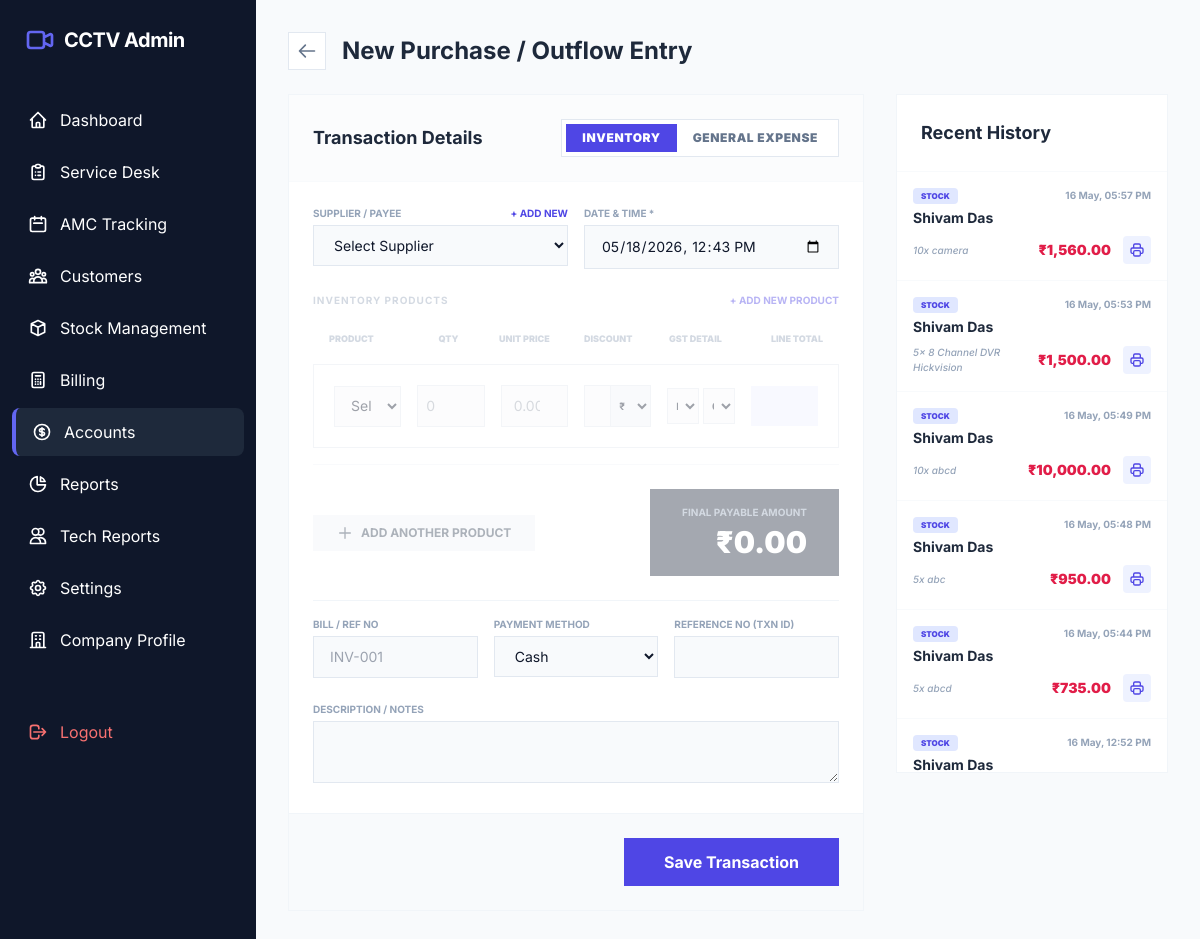
The app's page /admin/accounts/purchases.php (signed in) with its own data.
### tables this page shows
CREATE TABLE `purchases` (
  `id` int(11) NOT NULL,
  `supplier_id` int(11) DEFAULT NULL,
  `payee_name` varchar(150) DEFAULT NULL,
  `category` varchar(100) DEFAULT 'Inventory Purchase',
  `purchase_date` datetime DEFAULT NULL,
  `bill_no` varchar(100) DEFAULT NULL,
  `subtotal` decimal(10,2) DEFAULT 0.00,
  `gst_amount` decimal(10,2) DEFAULT 0.00,
  `total_amount` decimal(10,2) DEFAULT NULL,
  `payment_method` varchar(50) DEFAULT 'Cash',
  `reference_no` varchar(100) DEFAULT NULL,
  `notes` text DEFAULT NULL,
  `is_inventory` tinyint(1) DEFAULT 1,
  `created_at` timestamp NOT NULL DEFAULT current_timestamp(),
  `bank_name` varchar(150) DEFAULT NULL,
  `cheque_no` varchar(50) DEFAULT NULL,
  `cheque_date` date DEFAULT NULL
);

CREATE TABLE `suppliers` (
  `id` int(11) NOT NULL,
  `supplier_name` varchar(150) NOT NULL,
  `phone` varchar(15) DEFAULT NULL,
  `email` varchar(100) DEFAULT NULL,
  `address` text DEFAULT NULL,
  `gst_number` varchar(20) DEFAULT NULL,
  `created_at` timestamp NOT NULL DEFAULT current_timestamp()
);

### admin/accounts/purchases.php (the view, shortened to what this page needs)
<?php
require_once '../../includes/db_connect.php';
$purchases = $pdo->query("SELECT p.*, s.supplier_name,
    (SELECT GROUP_CONCAT(CONCAT(pi.quantity, 'x ', pr.product_name) SEPARATOR ', ')
     FROM purchase_items pi
     JOIN products pr ON pi.product_id = pr.id
     WHERE pi.purchase_id = p.id) as products_summary
FROM purchases p LEFT JOIN suppliers s ON p.supplier_id = s.id ORDER BY p.purchase_date DESC LIMIT 50")->fetchAll();
require_once '../../includes/header.php';
?>
<div class="space-y-6">
    <div class="flex items-center gap-4">
        <a href="index.php" class="p-2 bg-white border border-slate-200 rounded-none text-slate-500 hover:text-indigo-600 transition shadow-none">
            <svg xmlns="http://www.w3.org/2000/svg" class="h-5 w-5" fill="none" viewBox="0 0 24 24" stroke="currentColor"><path stroke-linecap="round" stroke-linejoin="round" stroke-width="2" d="M10 19l-7-7m0 0l7-7m-7 7h18" /></svg>
        </a>
        <h1 class="text-2xl font-bold text-slate-800">New Purchase / Outflow Entry</h1>
    </div>
    <div class="grid grid-cols-1 lg:grid-cols-3 gap-8">
        <div class="lg:col-span-2">
            <form method="POST" class="bg-white rounded-none border border-slate-100 shadow-none overflow-hidden">
                <div class="p-6 border-b border-slate-50 bg-slate-50/50 flex justify-between items-center">
                    <h2 class="text-lg font-bold text-slate-800">Transaction Details</h2>
                    <div class="flex bg-white p-1 rounded-none border border-slate-200">
                        <button type="button" onclick="setType('Inventory')" id="btn-inventory" class="px-4 py-1.5 rounded-none text-xs font-black uppercase tracking-wider transition-all bg-indigo-600 text-white shadow-none">Inventory</button>
                        <button type="button" onclick="setType('General')" id="btn-general" class="px-4 py-1.5 rounded-none text-xs font-black uppercase tracking-wider transition-all text-slate-500">General Expense</button>
                    </div>
                </div>
                <div class="p-6 space-y-6">
                    <div class="grid grid-cols-1 md:grid-cols-2 gap-4">
                        <div id="supplier-group">
                            <div class="flex justify-between items-center mb-1">
                                <label class="block text-[10px] font-bold text-slate-400 uppercase">Supplier / Payee</label>
                                <button type="button" onclick="openSupplierModal()" class="text-[10px] font-bold text-indigo-600 hover:text-indigo-800 uppercase">+ Add New</button>
                            </div>
                            <select id="supplier_id" name="supplier_id" onchange="checkSupplier()" class="w-full bg-slate-50 border border-slate-200 rounded-none px-4 py-2.5 text-sm outline-none focus:ring-2 focus:ring-indigo-500">
                                <option value="">Select Supplier</option>
                            </select>
                        </div>
                        <div>
                            <label class="block text-[10px] font-bold text-slate-400 uppercase mb-1">Date & Time *</label>
                            <input type="datetime-local" name="purchase_date" value="<?php echo date('Y-m-d\TH:i'); ?>" required class="w-full bg-slate-50 border border-slate-200 rounded-none px-4 py-2.5 text-sm outline-none focus:ring-2 focus:ring-indigo-500">
                        </div>
                    </div>
                    <div id="inventory-section" class="space-y-4">
                        <div class="flex justify-between items-center">
                            <label class="block text-[10px] font-bold text-slate-400 uppercase tracking-widest">Inventory Products</label>
                            <button type="button" onclick="openProductModal()" class="text-[10px] font-bold text-indigo-600 hover:text-indigo-800 uppercase">+ Add New Product</button>
                        </div>
                        <div id="items-container" class="space-y-4">
                            <div class="hidden md:grid grid-cols-12 gap-4 px-4 mb-1">
                                <div class="col-span-2"><label class="text-[9px] font-black text-slate-400 uppercase">Product</label></div>
                                <div class="col-span-2 text-center"><label class="text-[9px] font-black text-slate-400 uppercase">Qty</label></div>
                                <div class="col-span-2"><label class="text-[9px] font-black text-slate-400 uppercase">Unit Price</label></div>
                                <div class="col-span-2"><label class="text-[9px] font-black text-slate-400 uppercase">Discount</label></div>
                                <div class="col-span-2"><label class="text-[9px] font-black text-slate-400 uppercase">GST Detail</label></div>
                                <div class="col-span-2 text-right"><label class="text-[9px] font-black text-slate-400 uppercase">Line Total</label></div>
                            </div>
                            <div class="bg-white border border-slate-200 rounded-none p-4 md:p-5 relative purchase-row shadow-none hover:shadow-none transition-shadow">
                                <div class="grid grid-cols-1 md:grid-cols-12 gap-4 items-center">
                                    <div class="md:col-span-2">
                                        <select name="product_id[]" required class="w-full bg-slate-50 border border-slate-200 rounded-none px-3 py-2.5 text-sm focus:ring-2 focus:ring-indigo-500 outline-none transition">
                                            <option value="">Select Product</option>
                                        </select>
                                    </div>
                                    <div class="md:col-span-2">
                                        <input type="number" name="qty[]" placeholder="0" required oninput="calculateRow(this)" class="w-full bg-slate-50 border border-slate-200 rounded-none px-2 py-2.5 text-sm focus:ring-2 focus:ring-indigo-500 outline-none">
                                    </div>
                                    <div class="md:col-span-2">
                                        <input type="number" step="0.01" name="price[]" placeholder="0.00" required oninput="calculateRow(this)" class="w-full bg-slate-50 border border-slate-200 rounded-none px-3 py-2.5 text-sm focus:ring-2 focus:ring-indigo-500 outline-none">
                                    </div>
                                    <div class="md:col-span-2">
                                        <div class="flex">
                                            <input type="number" step="0.01" name="discount_val[]" value="0" oninput="calculateRow(this)" class="w-full bg-slate-50 border border-slate-200 rounded-none px-2 py-2.5 text-sm focus:ring-2 focus:ring-indigo-500 outline-none">
                                            <select name="discount_type[]" onchange="calculateRow(this)" class="bg-slate-100 border border-l-0 border-slate-200 rounded-none px-1 py-2.5 text-[10px] font-bold">
                                                <option value="Fixed">₹</option>
                                            </select>
                                        </div>
                                    </div>
                                    <div class="md:col-span-2">
                                        <div class="flex gap-1">
                                            <select name="gst_type[]" onchange="calculateRow(this)" class="w-1/2 bg-slate-50 border border-slate-200 rounded-none px-1 py-2.5 text-[10px] font-bold">
                                                <option value="Exclusive">Excl</option>
                                            </select>
                                            <select name="gst_slab[]" onchange="calculateRow(this)" class="w-1/2 bg-slate-50 border border-slate-200 rounded-none px-1 py-2.5 text-[10px] font-bold">
                                                <option value="0">0%</option>
                                            </select>
                                        </div>
                                    </div>
                                    <div class="md:col-span-2 relative">
                                        <input type="number" step="0.01" name="row_total[]" oninput="calculateFromTotal(this)" class="w-full bg-indigo-50 border-indigo-100 rounded-none px-3 py-2.5 text-sm font-black text-indigo-600 text-right outline-none focus:ring-2 focus:ring-indigo-500">
                                    </div>
                                </div>
                            </div>
                        </div>
                        <div class="flex flex-col md:flex-row justify-between items-center gap-4 pt-6 border-t border-slate-100">
                            <button type="button" onclick="addItem()" class="w-full md:w-auto bg-slate-100 text-slate-700 hover:bg-slate-200 px-6 py-2.5 rounded-none text-xs font-bold uppercase flex items-center justify-center gap-2 transition">
                                <svg xmlns="http://www.w3.org/2000/svg" class="h-4 w-4" fill="none" viewBox="0 0 24 24" stroke="currentColor"><path stroke-linecap="round" stroke-linejoin="round" stroke-width="2" d="M12 4v16m8-8H4" /></svg>
                                Add Another Product
                            </button>
                            <div class="w-full md:w-auto bg-slate-800 px-8 py-4 rounded-none shadow-none text-right">
                                <span class="text-[10px] font-bold text-slate-400 uppercase block mb-1">Final Payable Amount</span>
                                <span id="inventory-grand-total" class="text-3xl font-black text-white">₹0.00</span>
                            </div>
                        </div>
                    </div>
                    <div class="grid grid-cols-1 md:grid-cols-3 gap-4 pt-4 border-t border-slate-100">
                        <div>
                            <label class="block text-[10px] font-bold text-slate-400 uppercase mb-1">Bill / Ref No</label>
                            <input type="text" name="bill_no" placeholder="INV-001" class="w-full bg-slate-50 border border-slate-200 rounded-none px-4 py-2.5 text-sm">
                        </div>
                        <div>
                            <label class="block text-[10px] font-bold text-slate-400 uppercase mb-1">Payment Method</label>
                            <select name="payment_method" onchange="toggleChequeFields(this.value)" class="w-full bg-slate-50 border border-slate-200 rounded-none px-4 py-2.5 text-sm">
                                <option value="Cash">Cash</option>
                            </select>
                        </div>
                        <div>
                            <label class="block text-[10px] font-bold text-slate-400 uppercase mb-1">Reference No (TXN ID)</label>
                            <input type="text" name="reference_no" class="w-full bg-slate-50 border border-slate-200 rounded-none px-4 py-2.5 text-sm">
                        </div>
                    </div>
                    <div>
                        <label class="block text-[10px] font-bold text-slate-400 uppercase mb-1">Description / Notes</label>
                        <textarea name="notes" rows="2" class="w-full bg-slate-50 border border-slate-200 rounded-none px-4 py-2.5 text-sm"></textarea>
                    </div>
                </div>
                <div class="p-6 bg-slate-50 border-t border-slate-100 flex justify-end">
                    <button type="submit" name="submit_outflow" class="bg-indigo-600 text-white px-10 py-3 rounded-none font-bold hover:bg-indigo-700 transition shadow-none shadow-none">Save Transaction</button>
                </div>
            </form>
        </div>
        <div class="space-y-6">
            <div class="bg-white rounded-none border border-slate-100 shadow-none overflow-hidden">
                <div class="p-6 border-b border-slate-50">
                    <h2 class="text-lg font-bold text-slate-800">Recent History</h2>
                </div>
                <div class="divide-y divide-slate-50 max-h-[600px] overflow-y-auto">
                    <?php if (empty($purchases)): ?>
                        <p class="p-6 text-center text-slate-400 text-sm">No recent transactions.</p>
                    <?php else: ?>
                        <?php foreach ($purchases as $p): ?>
                        <div class="p-4 hover:bg-slate-50 transition">
                            <div class="flex justify-between items-start mb-1">
                                <span class="px-2 py-0.5 rounded text-[8px] font-black uppercase <?php echo $p['is_inventory'] ? 'bg-indigo-100 text-indigo-600' : 'bg-amber-100 text-amber-600'; ?>">
                                    <?php echo $p['is_inventory'] ? 'Stock' : 'General'; ?>
                                </span>
                                <span class="text-[10px] font-bold text-slate-400"><?php echo date('d M, h:i A', strtotime($p['purchase_date'])); ?></span>
                            </div>
                            <p class="text-sm font-bold text-slate-800"><?php echo htmlspecialchars($p['supplier_name'] ?: $p['payee_name']); ?></p>
                            <div class="flex justify-between items-center mt-2">
                                <span class="text-[10px] text-slate-400 font-medium italic">
                                    <?php echo $p['is_inventory'] ? htmlspecialchars($p['products_summary']) : htmlspecialchars($p['category']); ?>
                                </span>
                                <div class="flex items-center gap-3">
                                    <span class="text-sm font-black text-rose-600">₹<?php echo number_format($p['total_amount'], 2); ?></span>
                                    <a href="purchase_bill_gen.php?id=<?php echo $p['id']; ?>" class="p-1.5 bg-indigo-50 text-indigo-600 rounded hover:bg-indigo-100 transition" title="View Bill">
                                    </a>
                                </div>
                            </div>
                        </div>
                        <?php endforeach; ?>
                    <?php endif; ?>
                </div>
            </div>
        </div>
    </div>
</div>
<?php require_once '../../includes/footer.php'; ?>

### includes/header.php (style rules this page uses)
body { font-family: 'Inter', sans-serif; }

### records on screen
purchases: is_inventory "STOCK", purchase_date "16 May, 05:57 PM", supplier.supplier_name "Shivam Das", products_summary "10x camera", total_amount "1,560.00"
purchases: is_inventory "STOCK", purchase_date "16 May, 05:53 PM", supplier.supplier_name "Shivam Das", products_summary "5x 8 Channel DVR Hickvision", total_amount "1,500.00"
purchases: is_inventory "STOCK", purchase_date "16 May, 05:49 PM", supplier.supplier_name "Shivam Das", products_summary "10x abcd", total_amount "10,000.00"
purchases: is_inventory "STOCK", purchase_date "16 May, 05:48 PM", supplier.supplier_name "Shivam Das", products_summary "5x abc", total_amount "950.00"
purchases: is_inventory "STOCK", purchase_date "16 May, 05:44 PM", supplier.supplier_name "Shivam Das", products_summary "5x abcd", total_amount "735.00"
purchases: is_inventory "STOCK", purchase_date "16 May, 12:52 PM", supplier.supplier_name "Shivam Das"
